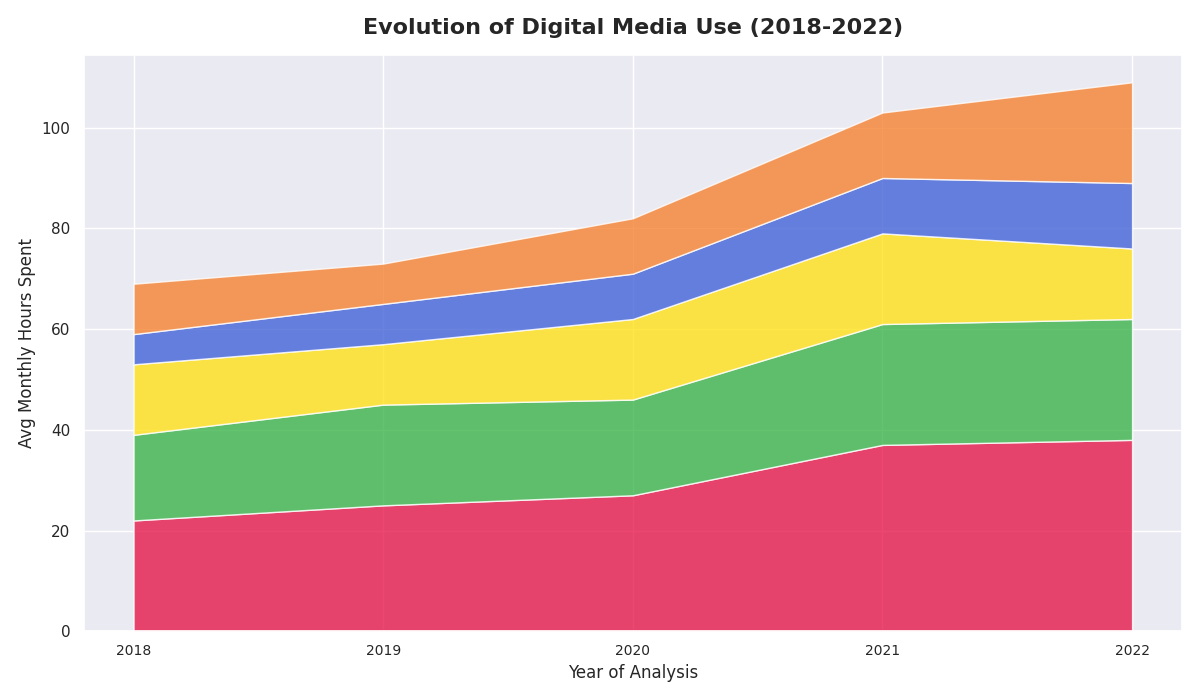

The Python source for this figure:
import matplotlib.pyplot as plt
import numpy as np

years = np.array([2018, 2019, 2020, 2021, 2022])

video_streaming = np.array([22, 25, 27, 37, 38])
social_networking = np.array([17, 20, 19, 24, 24])
online_news = np.array([14, 12, 16, 18, 14])
podcasts = np.array([6, 8, 9, 11, 13])
gaming = np.array([10, 8, 11, 13, 20])

platforms = [video_streaming, social_networking, online_news, podcasts, gaming]
colors = ['#e6194b', '#3cb44b', '#ffe119', '#4363d8', '#f58231']

plt.figure(figsize=(12, 7))
plt.stackplot(years, *platforms, colors=colors, alpha=0.8)
plt.title('Evolution of Digital Media Use (2018-2022)', fontsize=16, fontweight='bold', pad=15)
plt.xlabel('Year of Analysis', fontsize=12)
plt.ylabel('Avg Monthly Hours Spent', fontsize=12)
plt.xticks(years, fontsize=10)
plt.tight_layout()
plt.show()
